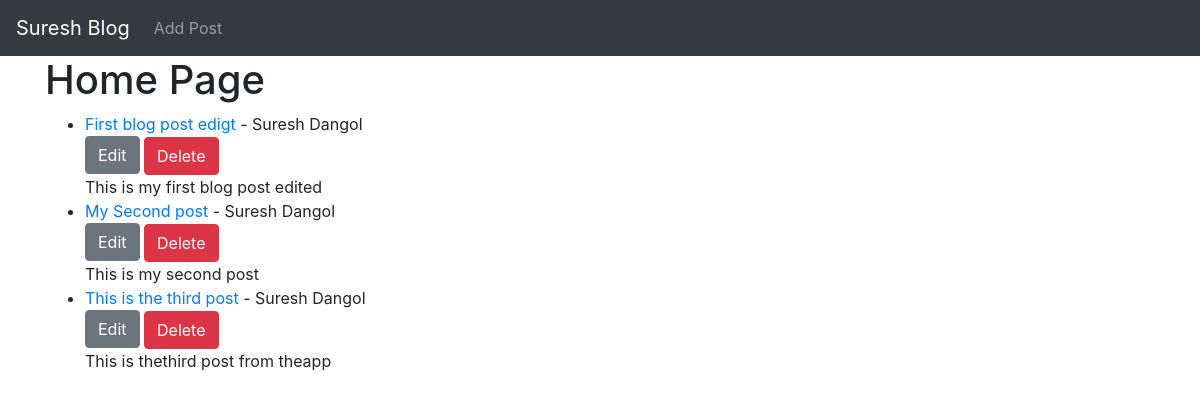
Before: / with the older database file.
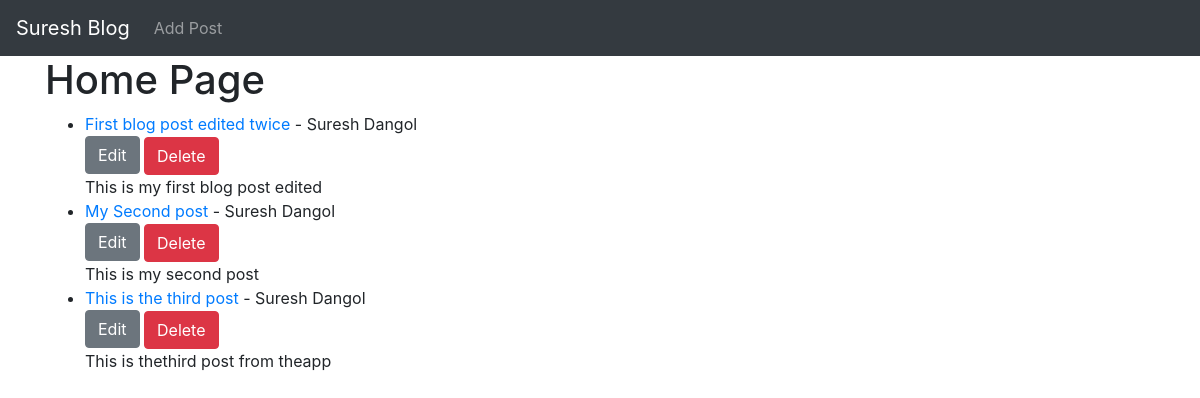
After: the same page with the newer database file.
### blog/models.py (models this page shows, shortened)
class Post(models.Model):
    title = models.CharField(max_length=255)
    title_tag = models.CharField(max_length=255)
    author = models.ForeignKey(User,on_delete=models.CASCADE)
    body = models.TextField()
    post_date = models.DateField(auto_now_add=True)

### blog/views.py (the view)
# urls.py: path('',HomeView.as_view(),name="home"),
class HomeView(ListView):
    model = Post
    template_name = 'home.html'
    ordering = ['-post_date']

### blog/templates/home.html
{% extends 'base.html'%}
{% block content%}
<h1>Home Page</h1>
<ul>
{% for post in object_list %}
    <li><a href="{% url 'details' post.pk %}"> {{post.title}} </a> - {{post.author.first_name}}  {{post.author.last_name}}<br>
        <a href="{% url 'update_post' post.pk %}" class="btn btn-secondary" >Edit</a>
        <small> <a href="{% url 'delete_post' post.pk %}" class="btn btn-danger" >Delete</a></small>
    </li>
        {{post.body}}</li>
{% endfor %}
</ul>
{% endblock%}

### blog/templates/base.html (shortened to what this page needs)
<!doctype html>
<html lang="en">
  <head>
    <link rel="stylesheet" href="https://stackpath.bootstrapcdn.com/bootstrap/4.5.0/css/bootstrap.min.css">
  </head>
  <body>
  <nav class="navbar navbar-expand-lg navbar-dark bg-dark">
  <a class="navbar-brand" href="{% url 'home'%}">Suresh Blog</a>
  <div class="collapse navbar-collapse" id="navbarSupportedContent">
    <ul class="navbar-nav mr-auto">
      <li class="nav-item">
        <a class="nav-link" href="{% url 'add_post' %}">Add Post</a>
      </li>
    </ul>
  </div>
</nav>
  <div class="container">
    {% block content%}
    {% endblock %}
  </div>
  </body>
</html>

Changed rows visible on the page:
changed Post "This is my first blog post edited": title "First blog post edigt" → "First blog post edited twice"
